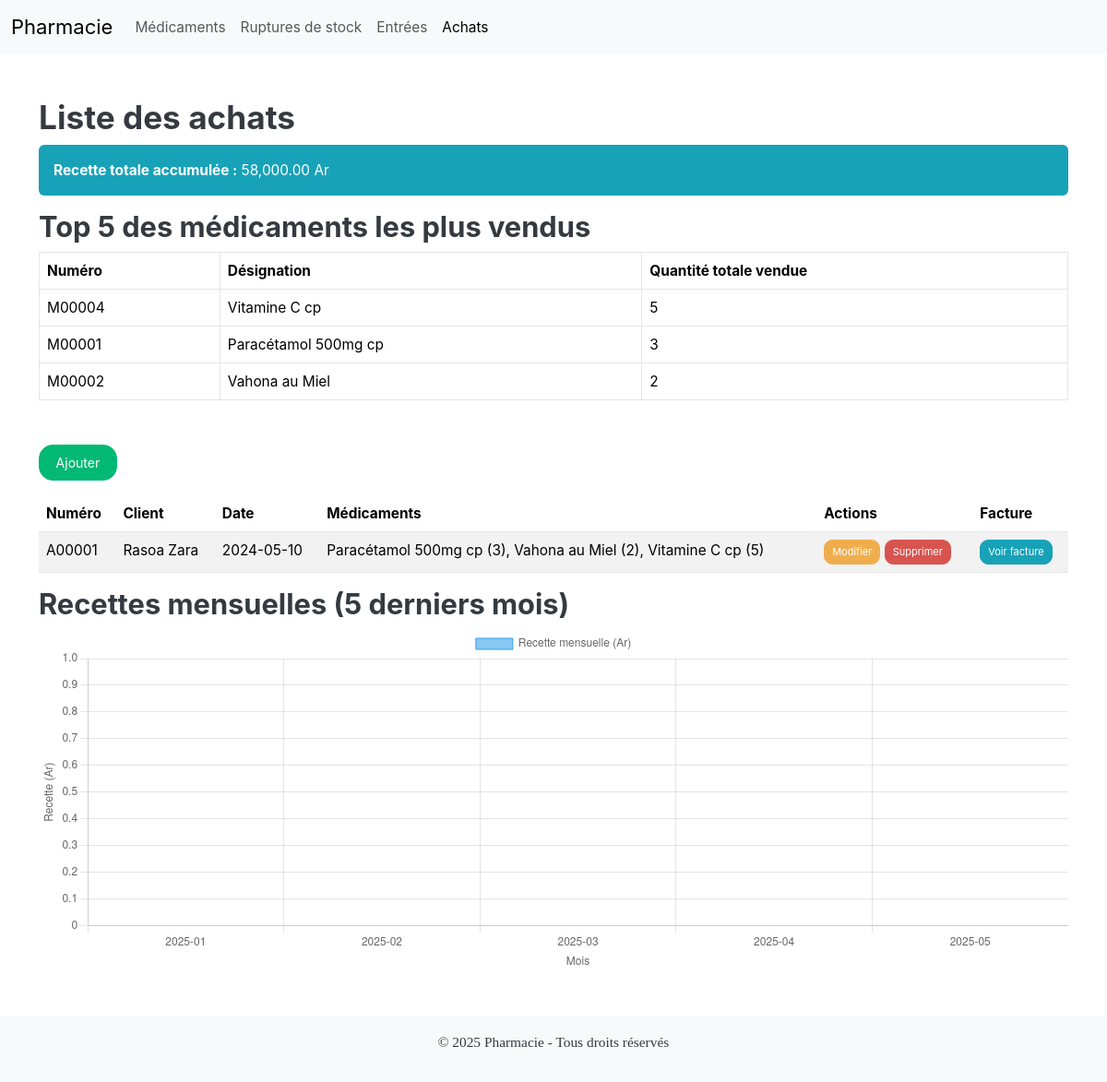
The app's page /index.php?controller=achat with its own data.
### tables this page shows
CREATE TABLE `achat` (
  `numAchat` varchar(10) NOT NULL,
  `nomClient` varchar(100) DEFAULT NULL,
  `dateAchat` date DEFAULT NULL
);

### controllers/AchatController.php (called while the page is built, shortened)
<?php
class AchatController {
    private $model;
    public function __construct($db) {
        $this->model = new Achat($db);
    }
    public function index() {
        $stmt = $this->model->read();
        $totalRevenue = $this->model->getTotalRevenue();
        $topMedicaments = $this->model->getTopVenteMedicaments();
        include_once 'views/achat/list.php';
    }
}
?>

### models/Achat.php (called while the page is built, shortened)
<?php
class Achat {
    private $conn;
    private $table = "ACHAT";
    public function __construct($db) {
        $this->conn = $db;
    }
    public function read() {
        $query = "SELECT * FROM " . $this->table;
        $stmt = $this->conn->prepare($query);
        $stmt->execute();
        return $stmt;
    }
    public function readDetails($numAchat) {
        $query = "SELECT ad.numMedoc, m.Design, ad.nbr
                  FROM ACHAT_DETAILS ad
                  JOIN MEDICAMENT m ON ad.numMedoc = m.numMedoc
                  WHERE ad.numAchat = :numAchat";
        $stmt = $this->conn->prepare($query);
        $stmt->bindParam(":numAchat", $numAchat);
        $stmt->execute();
        return $stmt;
    }
    public function getTotalRevenue() {
        $query = "SELECT SUM(ad.nbr * m.prix_unitaire) as total_revenue
                  FROM ACHAT_DETAILS ad
                  JOIN MEDICAMENT m ON ad.numMedoc = m.numMedoc";
        $stmt = $this->conn->prepare($query);
        $stmt->execute();
        $result = $stmt->fetch(PDO::FETCH_ASSOC);
        return $result['total_revenue'] ?? 0;
    }
    public function getTopVenteMedicaments() {
        $query = "SELECT ad.numMedoc, m.Design, SUM(ad.nbr) as total_sold
                  FROM ACHAT_DETAILS ad
                  JOIN MEDICAMENT m ON ad.numMedoc = m.numMedoc
                  GROUP BY ad.numMedoc, m.Design
                  ORDER BY total_sold DESC
                  LIMIT 5";
        $stmt = $this->conn->prepare($query);
        $stmt->execute();
        return $stmt;
    }
    public function getMonthlyRevenue() {
        $query = "SELECT
                    CONCAT(YEAR(a.dateAchat), '-', LPAD(MONTH(a.dateAchat), 2, '0')) as month,
                    SUM(ad.nbr * m.prix_unitaire) as revenue
                  FROM " . $this->table . " a
                  JOIN ACHAT_DETAILS ad ON a.numAchat = ad.numAchat
                  JOIN MEDICAMENT m ON ad.numMedoc = m.numMedoc
                  WHERE a.dateAchat >= DATE_SUB(CURDATE(), INTERVAL 5 MONTH)
                  GROUP BY YEAR(a.dateAchat), MONTH(a.dateAchat)
                  ORDER BY YEAR(a.dateAchat) DESC, MONTH(a.dateAchat) DESC";
        $stmt = $this->conn->prepare($query);
        $stmt->execute();
        return $stmt;
    }
}
?>

### views/achat/list.php (the view, shortened to what this page needs)
<?php
include_once 'header.php';
?>
<h2>Liste des achats</h2>
<div class="alert alert-info" role="alert">
    <strong>Recette totale accumulée :</strong> <?php echo number_format($totalRevenue, 2); ?> Ar
</div>
<h3>Top 5 des médicaments les plus vendus</h3>
<table class="table table-bordered mb-5">
    <thead>
        <tr>
            <th>Numéro</th>
            <th>Désignation</th>
            <th>Quantité totale vendue</th>
        </tr>
    </thead>
    <tbody>
        <?php if ($topMedicaments->rowCount() > 0) { ?>
            <?php while ($row = $topMedicaments->fetch(PDO::FETCH_ASSOC)) { ?>
                <tr>
                    <td><?php echo $row['numMedoc']; ?></td>
                    <td><?php echo $row['Design']; ?></td>
                    <td><?php echo $row['total_sold']; ?></td>
                </tr>
            <?php } ?>
        <?php } else { ?>
            <tr><td colspan="3">Aucun achat enregistré.</td></tr>
        <?php } ?>
    </tbody>
</table>
<a href="index.php?controller=achat&action=create" class="btn btn-success mb-3">Ajouter</a>
<table class="table table-striped">
    <thead>
        <tr>
            <th>Numéro</th>
            <th>Client</th>
            <th>Date</th>
            <th>Médicaments</th>
            <th>Actions</th>
            <th>Facture</th>
        </tr>
    </thead>
    <tbody>
        <?php if ($stmt->rowCount() > 0) { ?>
            <?php while ($row = $stmt->fetch(PDO::FETCH_ASSOC)) { ?>
                <tr>
                    <td><?php echo $row['numAchat']; ?></td>
                    <td><?php echo $row['nomClient']; ?></td>
                    <td><?php echo $row['dateAchat']; ?></td>
                    <td>
                        <?php
                        $detailsStmt = $this->model->readDetails($row['numAchat']);
                        $details = [];
                        while ($detail = $detailsStmt->fetch(PDO::FETCH_ASSOC)) {
                            $details[] = $detail['Design'] . " (" . $detail['nbr'] . ")";
                        }
                        echo implode(", ", $details);
                        ?>
                    </td>
                    <td>
                        <a href="index.php?controller=achat&action=edit&numAchat=<?php echo $row['numAchat']; ?>" class="btn btn-warning btn-sm">Modifier</a>
                        <a href="index.php?controller=achat&action=delete&numAchat=<?php echo $row['numAchat']; ?>" class="btn btn-danger btn-sm" onclick="return confirm('Confirmer la suppression ?');">Supprimer</a>
                    </td>
                    <td>
                        <a href="factures/facture_<?php echo $row['numAchat']; ?>.pdf" target="_blank" class="btn btn-info btn-sm">Voir facture</a>
                    </td>
                </tr>
            <?php } ?>
        <?php } else { ?>
            <tr><td colspan="6">Aucun achat trouvé.</td></tr>
        <?php } ?>
    </tbody>
</table>
<h3>Recettes mensuelles (5 derniers mois)</h3>
<div class="mb-5">
    <canvas id="monthlyRevenueChart" height="100"></canvas>
</div>
<?php
$labels = [];
$data = [];
$allMonths = [];
$currentDate = new DateTime();
for ($i = 4; $i >= 0; $i--) {
    $monthDate = (clone $currentDate)->modify("-$i months");
    $allMonths[$monthDate->format('Y-m')] = 0;
    $labels[] = $monthDate->format('Y-m');
}
foreach ($allMonths as $month => $revenue) {
    $data[] = $revenue;
}
?>
<script>
    const ctx = document.getElementById('monthlyRevenueChart').getContext('2d');
    new Chart(ctx, {
        type: 'bar',
        data: {
            labels: <?php echo json_encode($labels); ?>,
            datasets: [{
                label: 'Recette mensuelle (Ar)',
                data: <?php echo json_encode($data); ?>,
                backgroundColor: 'rgba(54, 162, 235, 0.6)',
                borderColor: 'rgba(54, 162, 235, 1)',
                borderWidth: 1
            }]
        },
        options: {
            scales: {
                y: {
                    beginAtZero: true,
                    title: {
                        display: true,
                        text: 'Recette (Ar)'
                    }
                },
                x: {
                    title: {
                        display: true,
                        text: 'Mois'
                    }
                }
            }
        }
    });
</script>
<?php include_once 'footer.php'; ?>

### records on screen
achat: numAchat "A00001", nomClient "Rasoa Zara", dateAchat "2024-05-10", details "Paracétamol 500mg cp (3), Vahona au Miel (2), Vitamine C cp (5)"

### other values on screen
$totalRevenue "58,000.00"
$row['numMedoc'] "M00004"
$row['Design'] "Vitamine C cp"
$row['total_sold'] "5"
$row['numMedoc'] "M00001"
$row['Design'] "Paracétamol 500mg cp"
$row['total_sold'] "3"
$row['numMedoc'] "M00002"
$row['Design'] "Vahona au Miel"
$row['total_sold'] "2"
chart data {{ json_encode($labels) }} ["2025-01","2025-02","2025-03","2025-04","2025-05"]
chart data {{ json_encode($data) }} [0,0,0,0,0]
